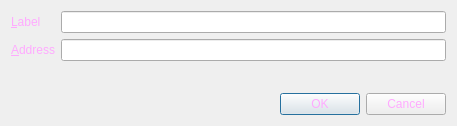
<?xml version="1.0" encoding="UTF-8"?>
<ui version="4.0">
 <class>EditAddressDialog</class>
 <widget class="QDialog" name="EditAddressDialog">
  <property name="geometry">
   <rect>
    <x>0</x>
    <y>0</y>
    <width>457</width>
    <height>126</height>
   </rect>
  </property>
  <property name="windowTitle">
   <string>Edit Address</string>
  </property>
  <property name="styleSheet">
   <string notr="true">background-image: url(:/images/bkg2);
color: rgb(255, 170, 255);</string>
  </property>
  <layout class="QVBoxLayout" name="verticalLayout">
   <item>
    <layout class="QFormLayout" name="formLayout">
     <property name="fieldGrowthPolicy">
      <enum>QFormLayout::AllNonFixedFieldsGrow</enum>
     </property>
     <item row="0" column="0">
      <widget class="QLabel" name="label">
       <property name="text">
        <string>&amp;Label</string>
       </property>
       <property name="buddy">
        <cstring>labelEdit</cstring>
       </property>
      </widget>
     </item>
     <item row="0" column="1">
      <widget class="QLineEdit" name="labelEdit">
       <property name="toolTip">
        <string>The label associated with this address book entry</string>
       </property>
      </widget>
     </item>
     <item row="1" column="0">
      <widget class="QLabel" name="label_2">
       <property name="text">
        <string>&amp;Address</string>
       </property>
       <property name="buddy">
        <cstring>addressEdit</cstring>
       </property>
      </widget>
     </item>
     <item row="1" column="1">
      <widget class="QLineEdit" name="addressEdit">
       <property name="toolTip">
        <string>The address associated with this address book entry. This can only be modified for sending addresses.</string>
       </property>
      </widget>
     </item>
    </layout>
   </item>
   <item>
    <widget class="QDialogButtonBox" name="buttonBox">
     <property name="orientation">
      <enum>Qt::Horizontal</enum>
     </property>
     <property name="standardButtons">
      <set>QDialogButtonBox::Cancel|QDialogButtonBox::Ok</set>
     </property>
    </widget>
   </item>
  </layout>
 </widget>
 <resources/>
 <connections>
  <connection>
   <sender>buttonBox</sender>
   <signal>accepted()</signal>
   <receiver>EditAddressDialog</receiver>
   <slot>accept()</slot>
   <hints>
    <hint type="sourcelabel">
     <x>248</x>
     <y>254</y>
    </hint>
    <hint type="destinationlabel">
     <x>157</x>
     <y>274</y>
    </hint>
   </hints>
  </connection>
  <connection>
   <sender>buttonBox</sender>
   <signal>rejected()</signal>
   <receiver>EditAddressDialog</receiver>
   <slot>reject()</slot>
   <hints>
    <hint type="sourcelabel">
     <x>316</x>
     <y>260</y>
    </hint>
    <hint type="destinationlabel">
     <x>286</x>
     <y>274</y>
    </hint>
   </hints>
  </connection>
 </connections>
</ui>
